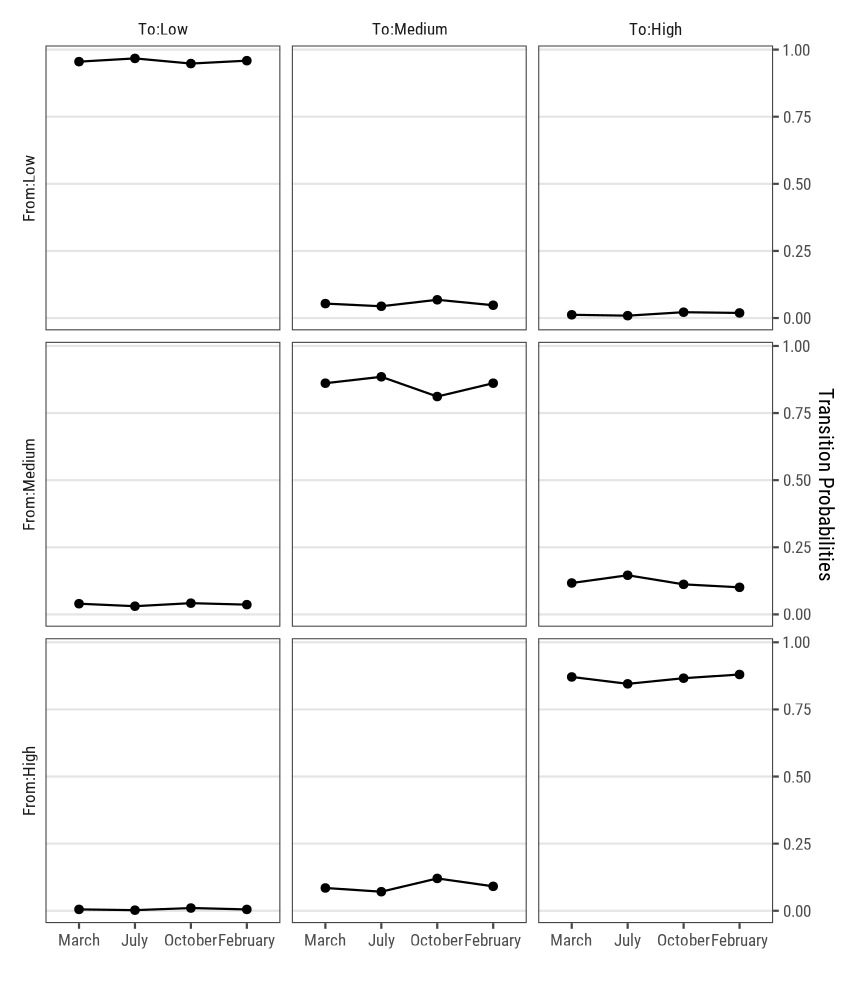

Source code (R):
library(momentuHMM)
m1 = readRDS("HMM/m1.rds")
m2 = readRDS("HMM/m2.rds")


cov.index = 
    c(which(tuco$season == "March")[1],
      which(tuco$season == "July")[1],
      which(tuco$season == "October")[1],
      which(tuco$season == "February")[1])


df = as.data.frame(
    momentuHMM::getTrProbs(m2, covIndex = cov.index),
)


df$to_state = row.names(df)
df = tidyr::pivot_longer(df, 1:ncol(df)-1, names_to = c("from_state", "season"), values_to = "prob", names_sep = "([.])")
df$season = factor(df$season, levels = 1:4, labels = c("March", "July", "October", "February"))

df$to_state = factor(paste0("To:", df$to_state),
                     levels = c("To:Low","To:Medium","To:High"))
df$from_state = factor(paste0("From:", df$from_state),
                       levels = c("From:Low","From:Medium","From:High"))

transition_probabilities = df %>% 
    ggplot() +
    geom_point(aes(x = season, 
                   y = prob, 
    )) + 
    geom_line(aes(x = season, 
                  y = prob,
                  group = from_state)) +
    facet_grid(from_state ~ to_state, switch = "y") +
    xlab("") +
    ylab("Transition Probabilities") +
    scale_y_continuous(position = "right") + 
    theme(panel.grid.major.y = element_line(color = "grey90"))


ggsave("suplemental_info/08_HMM/transition_probabilities.png", transition_probabilities, dpi = 150)


